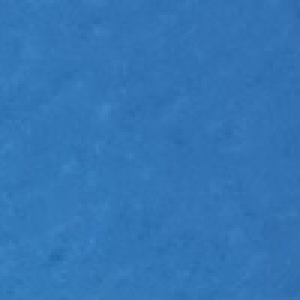
%> input picture code/phase_I/image_part_025.jpg, 100 x 100 px (shown 3 times larger)
$ octave --eval "result = max_variance_of_pic('image_part_025.jpg');"   (GNU Octave 9; MATLAB toolbox functions it lacks are replaced by stand-ins)
%> lines starting %> are read from the running program, lines starting %| are printed output that depends on the picture
function [max_variance_among_slideing_windows] = max_variance_of_pic(image)
%> called with image = 'image_part_025.jpg'
%UNTITLED This function return the maximal variance among all 10*10 moving
% windows of the input image

% g1 = rgb2gray(imread(image));
g1 = im2gray(imread(image));
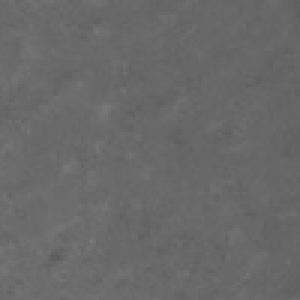
%> g1: size 100x100 uint8 (shown 3 times larger); min 92, max 121, mean 105.1
% g1 = image;
defekt_variance=[];

[x,y] = size(g1);
%> x = 100; y = 100

for i = 1 : (floor(x/10))
    for j = 1: (floor(y/10))
        moving_windows = g1(((i-1)*10 +1) : i*10 , ((j-1)*10 +1) : j*10);

        row_vector = reshape(moving_windows,1,[]);
        A = cast(row_vector, 'double');
        % calculate the variance of grey value in moving windows
        a = var(A);
        defekt_variance = [defekt_variance,a];

    end
end
%> after the loop, defekt_variance = 100 values, max 20.67 at index 82, min 1.73 at index 57, mean 5.43
max_variance_among_slideing_windows = max(defekt_variance);
%> max_variance_among_slideing_windows = 20.67

end

$ run again, on code/phase_I/image_part_029.jpg
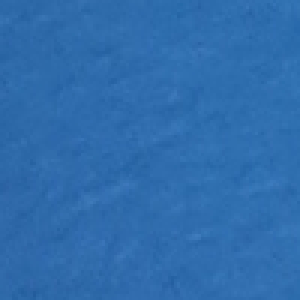
%> input picture code/phase_I/image_part_029.jpg, 100 x 100 px (shown 3 times larger)
%> in max_variance_of_pic, `g1 = im2gray(imread(image));`:
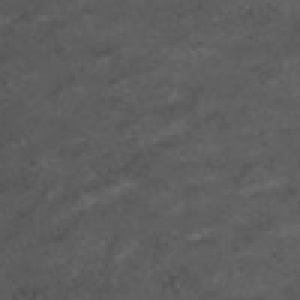
%> g1: size 100x100 uint8 (shown 3 times larger); min 82, max 113, mean 97.3
%> after the loop in max_variance_of_pic, `for i = 1 : (floor(x/10))`: defekt_variance = 100 values, max 23.1 at index 64, min 2.54 at index 42, mean 7.27
%> max_variance_among_slideing_windows = 23.1

$ run again, on code/phase_I/image_part_030.jpg
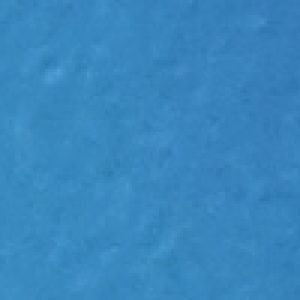
%> input picture code/phase_I/image_part_030.jpg, 100 x 100 px (shown 3 times larger)
%> in max_variance_of_pic, `g1 = im2gray(imread(image));`:
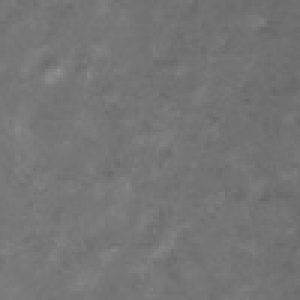
%> g1: size 100x100 uint8 (shown 3 times larger); min 103, max 141, mean 117.4
%> after the loop in max_variance_of_pic, `for i = 1 : (floor(x/10))`: defekt_variance = 100 values, max 51.44 at index 22, min 2.84 at index 71, mean 8.35
%> max_variance_among_slideing_windows = 51.44
